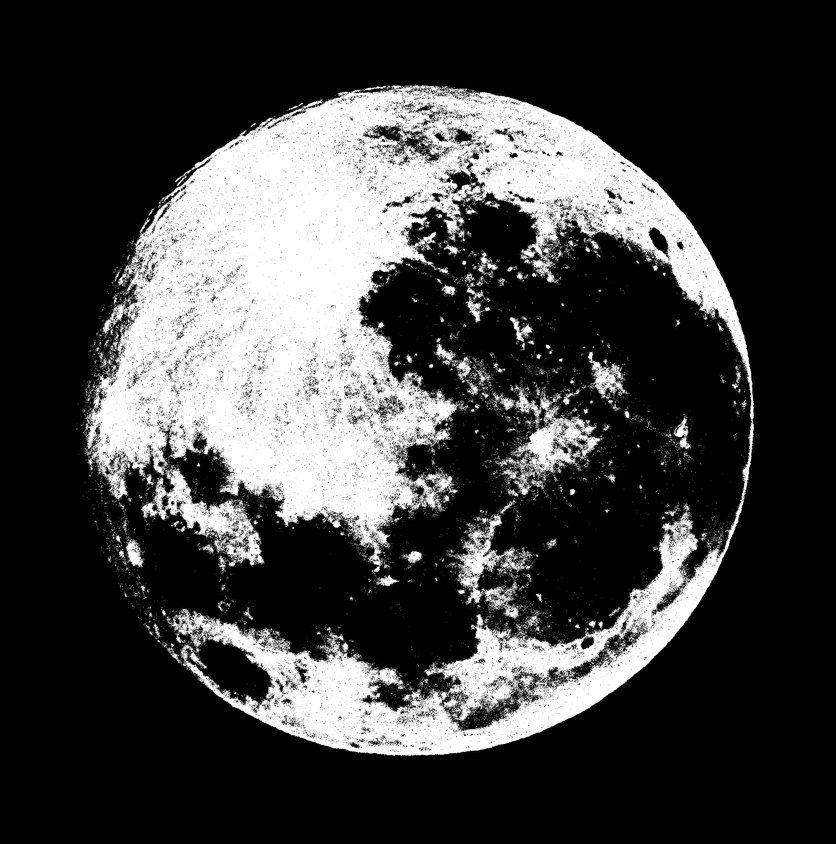
#> input picture visual-crypto/test2.png, 836 x 844 px, shrunk from 2388 x 2412 before the run
$ python visual.py test2.png
#> lines starting #> are read from the running program, lines starting #| are printed output that depends on the picture
import sys
import secrets
from PIL import Image


def main(argv):
    rng = secrets.SystemRandom()
    code_matrix_w = [
        [(0, 0, 0, 255), (255, 255, 255, 255)], [(255, 255, 255, 255), (0, 0, 0, 255)]
    ]
    code_matrix_b = [
        [[(255, 255, 255, 255), (0, 0, 0, 255)], [(0, 0, 0, 255), (255, 255, 255, 255)]],
        [[(0, 0, 0, 255), (255, 255, 255, 255)], [(255, 255, 255, 255), (0, 0, 0, 255)]]
    ]

    img = Image.open(argv[0])
#> img is the input picture: PIL image 836x844 L; min 0, max 255, mean 64
    pixels = img.load()

    part1 = Image.new('RGBA', (img.width * 2, img.height), 'white')
#> part1: PIL image 1672x844 RGBA; every value is 255
    p1_pixels = part1.load()
    part2 = Image.new('RGBA', (img.width * 2, img.height), 'white')
    p2_pixels = part2.load()

    for y in range(img.height):
        for x in range(img.width):
            matrix = rng.randrange(0, 2)

            # Czarne piksele
            if pixels[x, y] == 0 or pixels[x, y] == (0, 0, 0) or pixels[x, y] == (0, 0, 0, 255):
                p1_pixels[x * 2, y] = code_matrix_b[matrix][0][0]
                p1_pixels[x * 2 + 1, y] = code_matrix_b[matrix][0][1]
                p2_pixels[x * 2, y] = code_matrix_b[matrix][1][0]
                p2_pixels[x * 2 + 1, y] = code_matrix_b[matrix][1][1]
            # Białe (lub inne) piksele
            else:
                p1_pixels[x * 2, y] = code_matrix_w[matrix][0]
                p1_pixels[x * 2 + 1, y] = code_matrix_w[matrix][1]
                p2_pixels[x * 2, y] = code_matrix_w[matrix][0]
                p2_pixels[x * 2 + 1, y] = code_matrix_w[matrix][1]

    part1.save('part1.png')
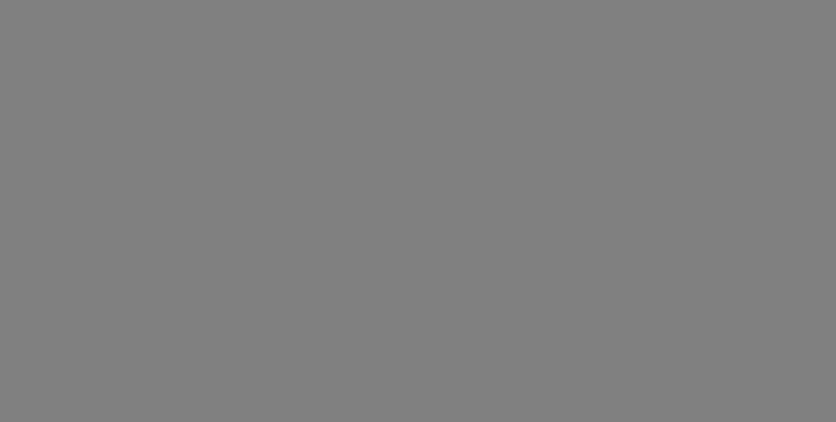
#> saved as part1.png: PIL image 1672x844 RGBA (shown at 1/2 size); mean R, G, B, A 127.5, 127.5, 127.5, 255
    part2.save('part2.png')


if __name__ == "__main__":
    main(sys.argv[1:])
